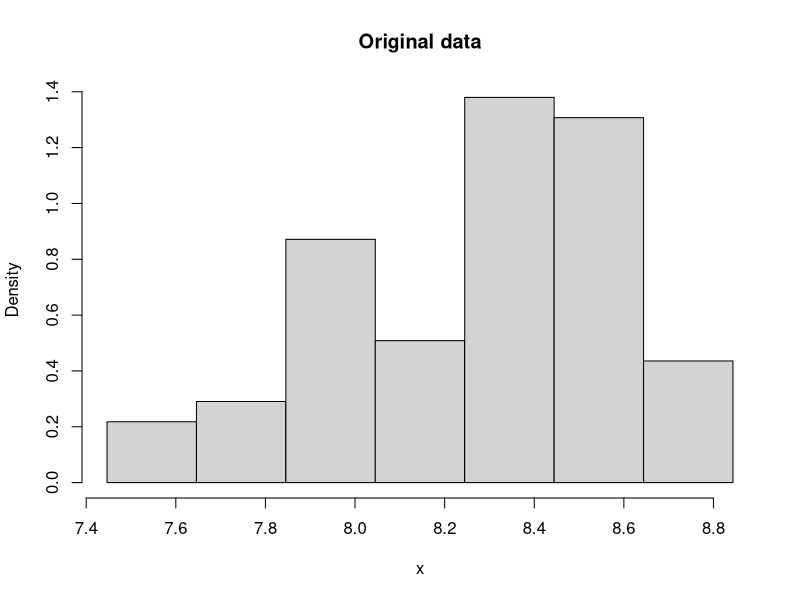
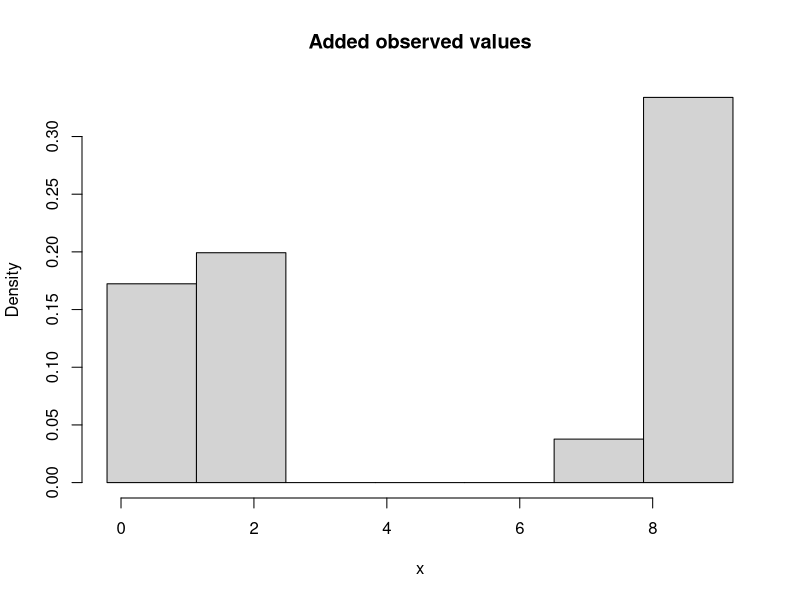
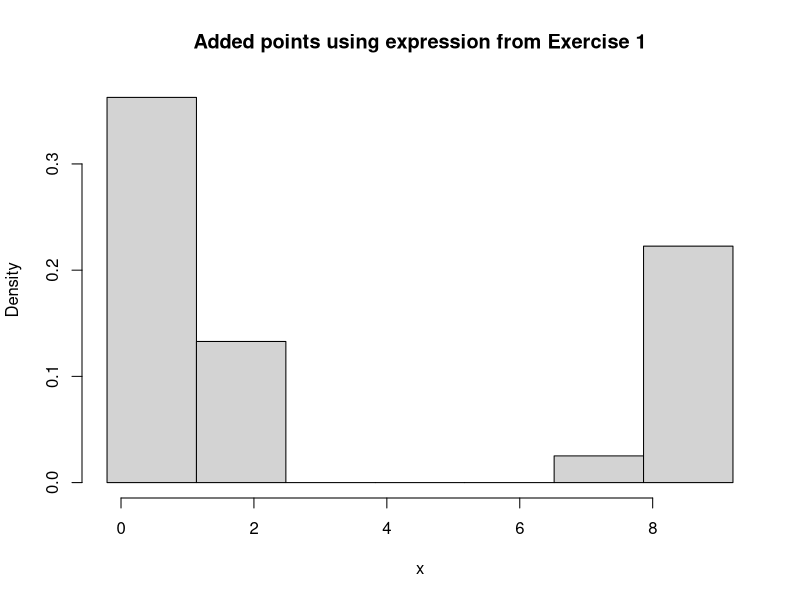
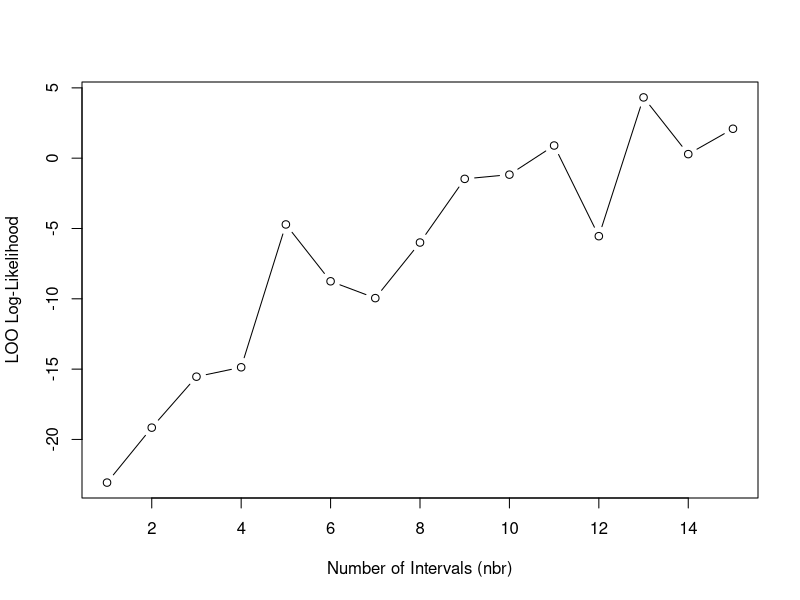
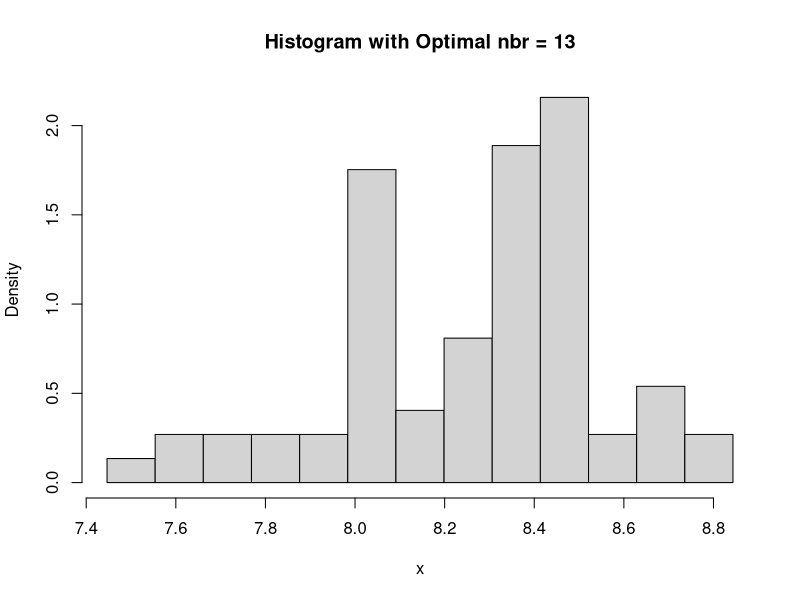
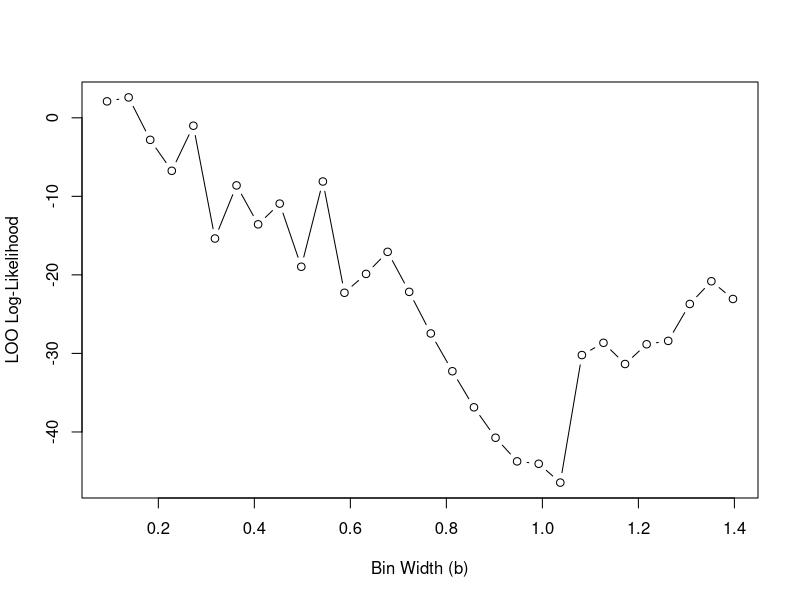
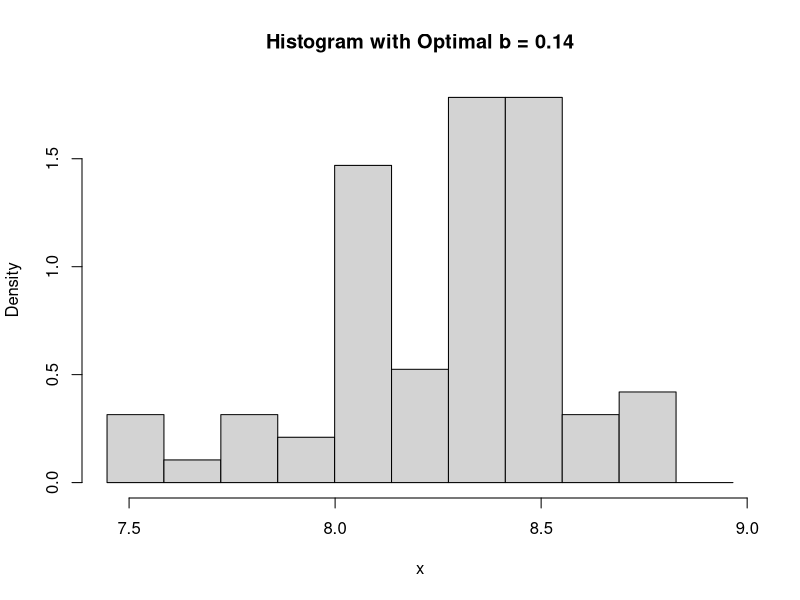
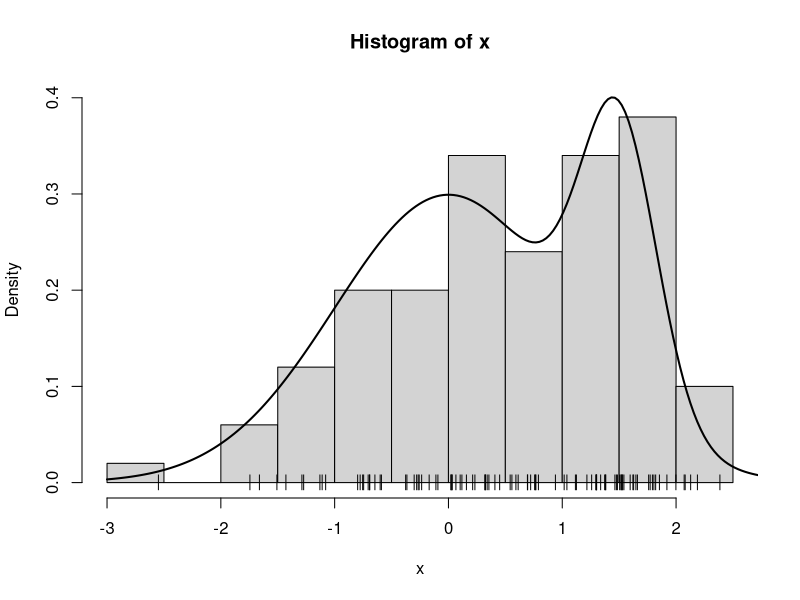

R code for these plots, in order:
## ---- chunk 1
# Read and transform x to numeric
df = read.table("cdrate.dat", col.names = c("x", "y"))
x = df["x"]
class(x) = "Numeric"
x = x$x

A <- min(x)-.05*diff(range(x))
Z <- max(x)+.05*diff(range(x))
nbr <- 7

# Define histogram and the function
hx <- hist(x,breaks=seq(A,Z,length=nbr+1),freq=F, main = "Original data")

hx_f <- stepfun(hx$breaks,c(0,hx$density,0))
## ---- chunk 2
# calculate observed values
observed_values = hx_f(x)

# add them to the histogram
all_data = append(x, observed_values)

A <- min(all_data)-.05*diff(range(all_data))
Z <- max(all_data)+.05*diff(range(all_data))
nbr <- 7

hx <- hist(all_data, breaks=seq(A,Z,length=nbr+1),freq=F, main = "Added observed values", xlab = "x")
## ---- chunk 3
leave_one_out_density <- function(data, nbr) {
  n <- length(data)
  loo_density <- numeric(n)  
  
  # Iterate over all points
  for (i in 1:n) {
    
    # Exclude one observation
    data_exclude <- data[-i]
    
    # Fit a new histogram finding new number of breaks
    A <- min(data_exclude)-.05*diff(range(data_exclude))
    Z <- max(data_exclude)+.05*diff(range(data_exclude))
    
    hist_obj <- hist(data_exclude, breaks=seq(A,Z,length=nbr+1), plot=F)
    
    # calculate density: number of points (count) in each interval / width 
    loo_density[i] <- sum(hist_obj$counts) / (n - 1) * (hist_obj$mids[2] - hist_obj$mids[1])
  }
  
  return(loo_density)
}

num_bins <- 7  

# Calculate leave-one-out density and add values the ones previously calculated
loo_density <- leave_one_out_density(x, 2)
all_data2 = append(all_data, loo_density)

# plot 
hx <- hist(all_data2, breaks=seq(A,Z,length=num_bins+1),freq=F, main = "Added points using expression from Exercise 1", xlab = "x")
## ---- chunk 4
leave_one_out_log_likelihood <- function(data) {
  n <- length(data)
  log_likelihoods <- numeric(n)  

  # remove one point, fit a normal distribution and calculate
  # probability distribution. Then, the log-likelihood
  for (i in 1:n) {
    # Leave one out
    data_loo <- data[-i]  
    
    mean_loo <- mean(data_loo)
    sd_loo <- sd(data_loo)
    
    left_out_point <- data[i]
    pdf_value <- dnorm(left_out_point, mean = mean_loo, sd = sd_loo)
    
    log_likelihoods[i] <- log(pdf_value)
  }
  
  # the log likelihood is the sum of all iterations
  return(sum(log_likelihoods))  
}

# Compute the leave-one-out log-likelihood
total_log_likelihood <- leave_one_out_log_likelihood(all_data2)
total_log_likelihood
## ---- chunk 5
A <- min(x) - 0.05 * diff(range(x))
Z <- max(x) + 0.05 * diff(range(x))

nbr_values <- seq(1, 15)
looCV_log_lik <- numeric(length(nbr_values))

for (i in 1:length(nbr_values)) {
    nbr <- nbr_values[i]
    hx <- hist(x, breaks = seq(A, Z, length = nbr + 1), plot = FALSE)
    hx_f <- stepfun(hx$breaks, c(0, hx$density, 0))
    
    # Compute the leave-one-out log-likelihood
    loo_log_lik <- sum(log(hx_f(x)[hx_f(x) > 0]))
    looCV_log_lik[i] <- loo_log_lik
}

plot(nbr_values, looCV_log_lik, type = "b", xlab = "Number of Intervals (nbr)", ylab = "LOO Log-Likelihood")
optimal_nbr <- nbr_values[which.max(looCV_log_lik)]

hx_optimal <- hist(x, breaks = seq(A, Z, length = optimal_nbr + 1), plot = FALSE)
plot(hx_optimal, freq = FALSE, main = paste("Histogram with Optimal nbr =", optimal_nbr))


## ---- chunk 6
b_values <- seq((Z - A) / 15, (Z - A) / 1, length = 30)

looCV_log_lik_b <- numeric(length(b_values))

for (i in 1:length(b_values)) {
    b <- b_values[i]
    hx <- hist(x, breaks = seq(A, Z + b, by = b), plot = FALSE)
    hx_f <- stepfun(hx$breaks, c(0, hx$density, 0))
    
    # Compute the leave-one-out log-likelihood
    loo_log_lik <- sum(log(hx_f(x)[hx_f(x) > 0]))
    looCV_log_lik_b[i] <- loo_log_lik
}


plot(b_values, looCV_log_lik_b, type = "b", xlab = "Bin Width (b)", ylab = "LOO Log-Likelihood")
optimal_b <- b_values[which.max(looCV_log_lik_b)]

hx_optimal_b <- hist(x, breaks = seq(A, Z + optimal_b, by = optimal_b), plot = FALSE)
plot(hx_optimal_b, freq = FALSE, main = paste("Histogram with Optimal b =", round(optimal_b, 2)))

## ---- chunk 7
sim.mixt <- function(n=1,k=1, 
         mu=seq(-2*(k-1),2*(k-1),length=k), 
         sigma=seq(1,1,length=k), 
         alpha=seq(1/k,1/k,length=k), graphic=FALSE,...)
{
   csa<-cumsum(alpha)
   x<-runif(n)
      
   for (i in 1:n){
      comp<-sum(csa<=x[i])+1
      x[i]<-rnorm(1,mu[comp],sigma[comp])
   }
   if(graphic) {
      out<-graph.mixt(k, mu, sigma, alpha, gr=FALSE)
      hist(x,freq = FALSE,
           ylim=c(0,max(c(max(out$fx),max(hist(x,plot=FALSE)$density)))))
      lines(out$x,out$fx,lty=1,lwd=2)
   }   
   return(x)
}

graph.mixt<-function(k=1, mu=seq(-2*(k-1),2*(k-1),length=k), sigma=seq(1,1,length=k), alpha=seq(1/k,1/k,length=k), graphic=TRUE,...)
{
   L<-min(mu-3*sigma)
   U<-max(mu+3*sigma)
         
   x<- seq(from=L,to=U,length=200)
   fx<- 0*x
   Salpha<-sum(alpha)
   for(i in 1:k){
   	p<-alpha[i]/Salpha
#   	fx <- fx + p*exp(-.5*((x-mu[i])/sigma[i])^2)/(sqrt(2*pi)*sigma[i])
   	fx <- fx + p*dnorm(x,mu[i],sigma[i])
   }
   if (graphic){
      plot(x,fx,type="l",...)
   }
   return(list(L = L, U = U, x = x, fx = fx))
}

n <- 100
m <- c(0, 3/2)
s <- c(1, 1/3)
a <- c(3/4, 1/4)

x <- sim.mixt(n=n, k=2, mu=m, sigma=s, alpha=a, gr=T)
points(x, 0*x, pch="|")

sigma.mixt <- 1.095287
scott <- 3.49 * sigma.mixt * length(x)^(-1/3)
## ---- chunk 8
A <- min(x)-.05*diff(range(x)) 
Z <- max(x)+.05*diff(range(x))

hx <- hist(x,breaks=seq(A,Z+b,by=scott), plot=F)
plot(hx,freq = FALSE)
## ---- chunk 9
b_seq = seq(0.05, 1.75, by=0.01)
b_loo_log_likelihood <- c()

for (b in b_seq) {
  hx <- hist(x,breaks=seq(A,Z+b,by=b), plot=F)
  hx_f <- stepfun(hx$breaks,c(0,hx$density,0))
  y_hist <- hx_f(x)
  y_loo_hist <- (y_hist-(1/(length(x)*b)))*(length(x)/(length(x)-1))
  if (any(y_loo_hist<=0)) {
    b_loo_log_likelihood <- c(b_loo_log_likelihood,-Inf)
  }
  else {
    b_loo_log_likelihood <- c(b_loo_log_likelihood,sum(log(y_loo_hist)))
  }
}
plot(b_seq,b_loo_log_likelihood, pch=16, xlab='Bin Width', ylab = 'log likelihood (leave-one-out)')
## ---- chunk 10
b_ml <- b_seq[which.max(b_loo_log_likelihood)]
## ---- chunk 11
hx <- hist(x,breaks=seq(A,Z+b,by=b_ml), plot=F)
plot(hx,freq = FALSE)
## ---- chunk 12
h_seq <- seq(0.1,1, by=0.01)
h_loo_log_likelihood <- c()

for (h in h_seq) {
  kx <- density(x,bw=h,kernel='gaussian')
  kx_f <- approxfun(x=kx$x, y=kx$y, method='linear', rule=2)
  y_density <- kx_f(x)
  y_loo_density <- (y_density-(1/(sqrt(2*pi)*length(x)*h)))*(length(x)/(length(x)-1))
  
    h_loo_log_likelihood <- c(h_loo_log_likelihood,sum(log(y_loo_density)))
}

plot(h_seq,h_loo_log_likelihood, pch=16, xlab='Kernel Bandwidth', ylab = 'log likelihood (leave-one-out)')

h_ml <- h_seq[which.max(h_loo_log_likelihood)]
## ---- chunk 13
kx <- density(x,bw=h_ml,kernel='gaussian')
kx_f <- approxfun(x=kx$x, y=kx$y, method='linear', rule=2)
plot(kx$x, kx$y, xlab='x', ylab = 'density', main = 'Gaussian Kernel Density Estimation')
